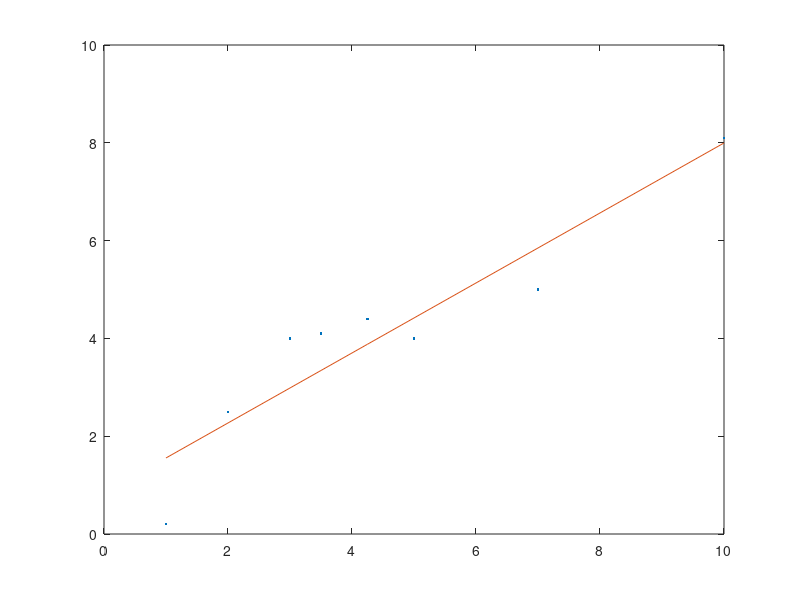
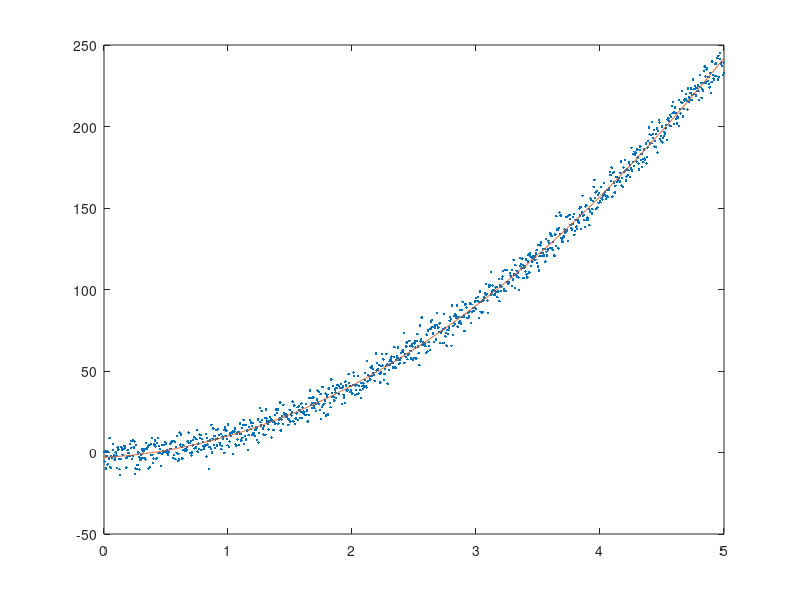
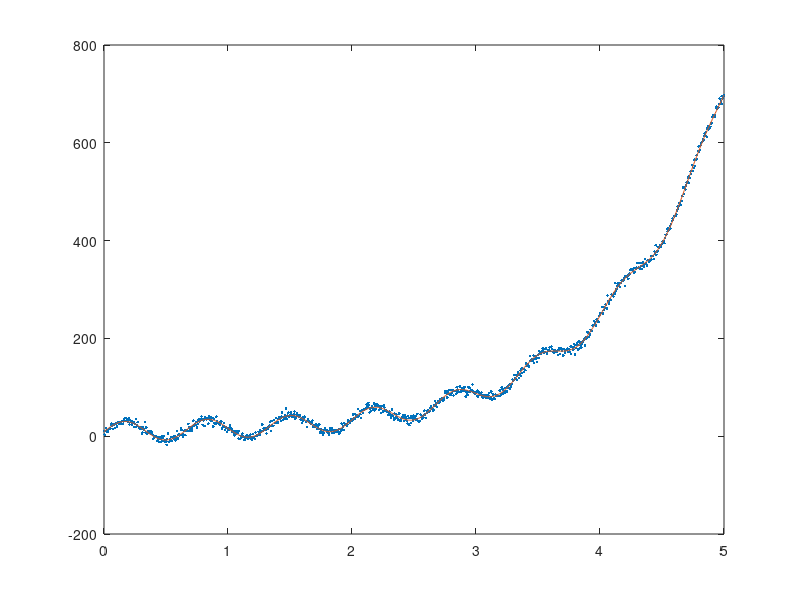

These figures' MATLAB source, in order:
%% EMEC303
% HW 10
% Hannah King

clear; clc;
%% Problem 1
%Number of data points
N = 8;

%Data Values
x = [1, 2, 3, 3.5, 4.25, 5, 7, 10];
y = [0.2, 2.5, 4, 4.1, 4.4, 4, 5, 8.1];

%Plot points
figure(1); clf(1);
plot(x,y,'.');

%Matrix
M = zeros(2,2);
b = zeros(2,1);

M(1,1) = N;
M(1,2) = sum(x);
M(2,1) = sum(x);
M(2,2) = sum(x.^2);

b(1,1) = sum(y);
b(2,1) = sum(y.*x);

a = M\b

ytrend = a(1) + a(2)*x;

hold on
plot(x,ytrend)
hold off

%Sr
Sr = 0;
for i = 1:N
    Sr = Sr + (y(i)-a(1)-a(2)*x(i))^2;
end

%St
St = 0;
for i = 1:N
    St = St + (y(i)-mean(y))^2;
end

%Coeff det
R2 = (St-Sr)/St;
disp("R2: " + R2)

%% Problem 2a
%Number of data points
N = 1000;

%Create N equally spaced data points from 0 to 5
x = linspace(0,5,N);

%Constants
a1 = -3;
a2 = 4;
a3 = 9;

%Data values
y = a1 + a2*x + a3*x.^2 + 5*randn(1,N);

%Plot points
figure(2); clf(2);
plot(x,y,'.');

%Matrix
%Preallocating matrices
f{1} = @(x) 1;
f{2} = @(x) x;
f{3} = @(x) x.^2;

U = length(f);  %Number of basis functions (terms in fit a1+a2*x)
M = zeros(N,U);
b = zeros(N,1);
for i = 1:N
    for j = 1:U
        M(i,j) = f{j}(x(i));
    end
    b(i,1) = y(i);       %b value for the i^th data poit
end

%Solve for a values
a = (M'*M)\(M'*b)

ytrend = a(1) + a(2)*x + a(3)*x.^2;

hold on
plot(x,ytrend)
hold off

%% Problem 2b
% Number of data points
N = 1000;

% Create N equally spaced data points from 0 to 5
x = linspace(0,5,N);

%Constants
a1 = 5;
a2 = -2;
a3 = 5;
a4 = 20;

% Data values
y = a1 + a2*x.^2 + a3*exp(x) + a4*sin(3*pi*x) +...
    5*randn(1,N);

% Plot points
figure(3); clf(3);
plot(x,y,'.');

%Matrix
%Preallocating matrices
f{1} = @(x) 1;
f{2} = @(x) x.^2;
f{3} = @(x) exp(x);
f{4} = @(x) sin(3*pi*x);

U = length(f);  %Number of basis functions (terms in fit a1+a2*x)
M = zeros(N,U);
b = zeros(N,1);
for i = 1:N
    for j = 1:U
        M(i,j) = f{j}(x(i));
    end
    b(i,1) = y(i);       %b value for the i^th data poit
end

%Solve for a values
a =(M'*M)\(M'*b)

ytrend = a(1) + a(2)*x.^2 + a(3)*exp(x) + a(4)*sin(3*pi*x);

hold on
plot(x,ytrend)
hold off